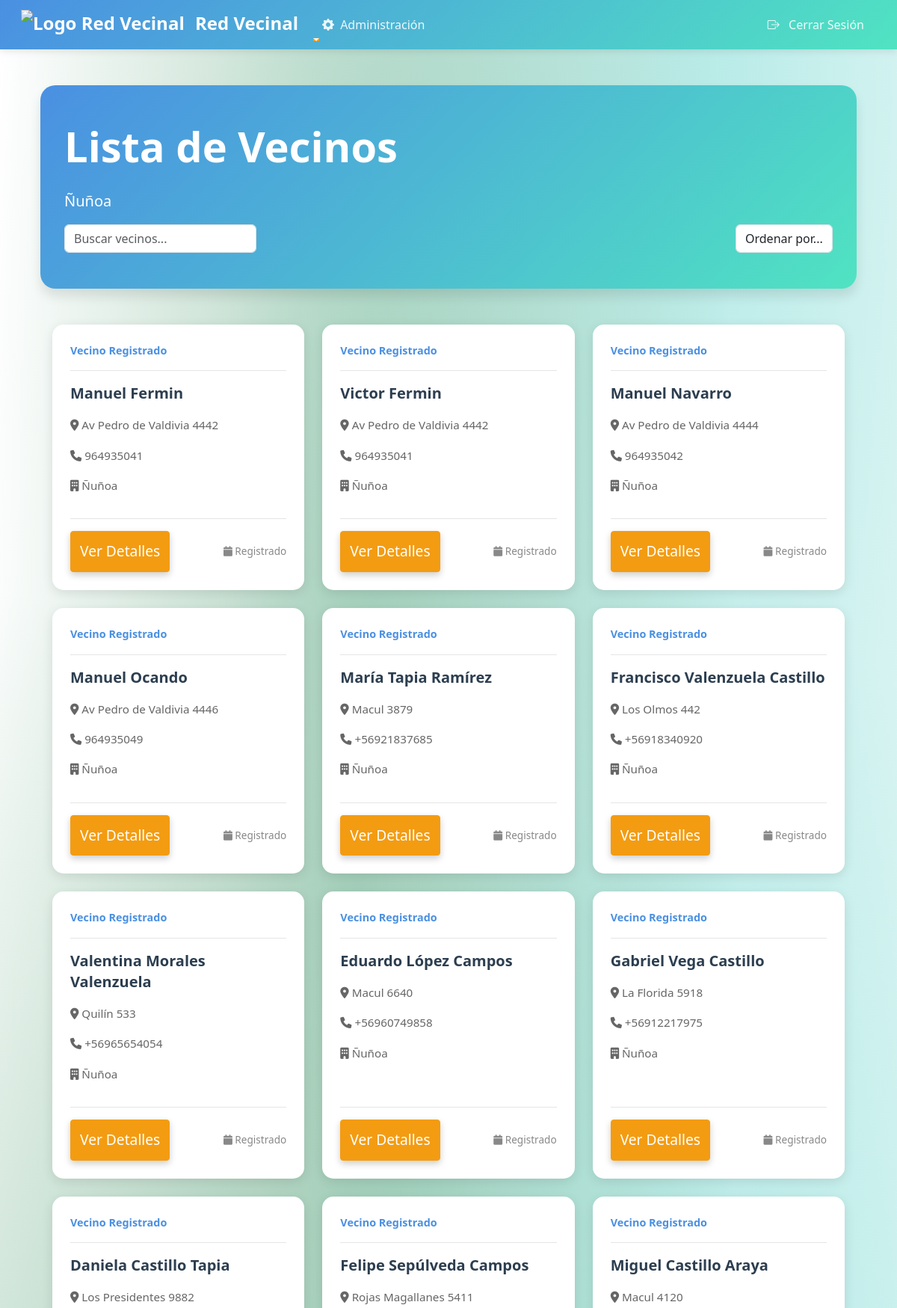
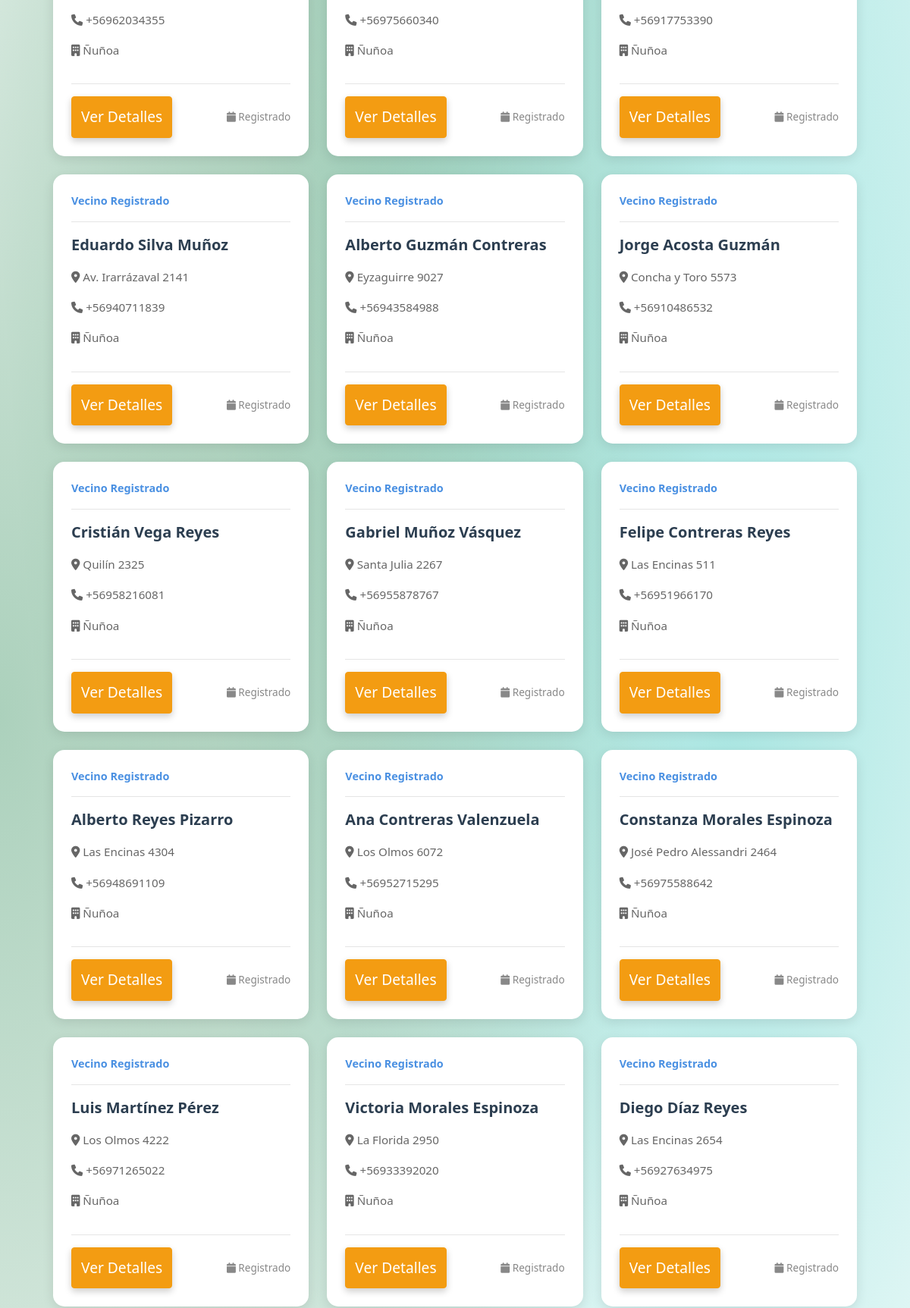
Page /vecinos/ (signed in, upper part) on the committed database (2 pictures, top to bottom).
### junta_vecinos/models.py (models this page shows, shortened)
class AdministradorComuna(models.Model):
    COMUNA_CHOICES = [
        ('ÑUÑOA', 'Ñuñoa'),
        ('PUENTE_ALTO', 'Puente Alto'),
        ('LA_FLORIDA', 'La Florida'),
    ]
    user = models.OneToOneField(User, on_delete=models.CASCADE)
    comuna = models.CharField(max_length=20, choices=COMUNA_CHOICES, unique=True)
    presidente_nombre = models.CharField(max_length=100, verbose_name="Nombre del Presidente", default="")
    presidente_apellidos = models.CharField(max_length=100, verbose_name="Apellidos del Presidente", default="")
    presidente_rut = models.CharField(max_length=12, verbose_name="RUT del Presidente", default="")
    firma_presidente = models.ImageField(
        upload_to='firmas_presidentes/',
        null=True,
        blank=True,
        verbose_name="Firma del Presidente"
    )

class Vecino(models.Model):
    COMUNA_CHOICES = [
        ('ÑUÑOA', 'Ñuñoa'),
        ('PUENTE_ALTO', 'Puente Alto'),
        ('LA_FLORIDA', 'La Florida'),
    ]
    user = models.OneToOneField(User, on_delete=models.CASCADE)
    nombres = models.CharField(max_length=255)
    apellidos = models.CharField(max_length=255)
    direccion = models.CharField(max_length=255)
    telefono = models.CharField(max_length=15)
    fecha_nacimiento = models.DateField()
    rut = models.CharField(max_length=12, unique=True)
    comuna = models.CharField(max_length=20, choices=COMUNA_CHOICES, default='ÑUÑOA')
    administrador = models.ForeignKey(AdministradorComuna, on_delete=models.SET_NULL, null=True, related_name='vecinos')

### junta_vecinos/views.py (the view)
# urls.py: path('vecinos/', views.lista_vecinos, name='lista_vecinos'),
@user_passes_test(is_admin)
@login_required
def lista_vecinos(request):
    admin = request.user.administradorcomuna
    vecinos = Vecino.objects.filter(comuna=admin.comuna)
    return render(request, 'junta_vecinos/lista_vecinos.html', {'vecinos': vecinos})

### junta_vecinos/views.py (called while the page is built)
def is_admin(user):
    return hasattr(user, 'administradorcomuna')  # Solo permite el acceso si el usuario es un superusuario (admin)

### junta_vecinos/templates/junta_vecinos/lista_vecinos.html (shortened to what this page needs)
{% extends 'junta_vecinos/base.html' %}
{% block content %}
<div class="container mt-5">
    <div class="jumbotron">
        <h1 class="display-4">Lista de Vecinos</h1>
        <p class="lead">{{ request.user.administradorcomuna.get_comuna_display }}</p>
        <div class="d-flex justify-content-between align-items-center">
            <div class="search-box">
                <input type="text" id="searchInput" class="form-control" placeholder="Buscar vecinos...">
            </div>
            <div class="filter-box">
                <select id="filterSelect" class="form-control">
                    <option value="">Ordenar por...</option>
                </select>
            </div>
        </div>
    </div>
    <div class="news-grid mt-4" id="vecinosList">
        {% for vecino in vecinos %}
        <div class="news-card vecino-card" data-name="{{ vecino.nombres }} {{ vecino.apellidos }}" data-address="{{ vecino.direccion }}">
            <div class="news-content">
                <div class="news-source">
                    <span class="news-source-name">Vecino Registrado</span>
                </div>
                <h3 class="news-title">{{ vecino.nombres }} {{ vecino.apellidos }}</h3>
                <div class="news-excerpt">
                    <p><i class="fas fa-map-marker-alt"></i> {{ vecino.direccion }}</p>
                    <p><i class="fas fa-phone"></i> {{ vecino.telefono }}</p>
                    <p><i class="fas fa-building"></i> {{ vecino.get_comuna_display }}</p>
                </div>
                <div class="news-footer">
                    <button class="btn btn-primary btn-sm ver-detalles"
                            data-nombre="{{ vecino.nombres }} {{ vecino.apellidos }}"
                            data-direccion="{{ vecino.direccion }}"
                            data-telefono="{{ vecino.telefono }}"
                            data-comuna="{{ vecino.get_comuna_display }}"
                            data-rut="{{ vecino.rut }}"
                            data-fecha="{{ vecino.fecha_nacimiento|date:'d/m/Y' }}">
                        Ver Detalles
                    </button>
                    <span class="news-time">
                        <i class="fas fa-calendar"></i> Registrado
                    </span>
                </div>
            </div>
        </div>
        {% empty %}
        <div class="empty-news">
            <p>No hay vecinos registrados en esta comuna.</p>
        </div>
        {% endfor %}
    </div>
</div>
{% endblock %}

### junta_vecinos/static/css/styles.css (style rules this page uses)
:root { --primary-color: #4a90e2; --secondary-color: #50e3c2; --accent-color: #f39c12; --background-color: #f5f7fa; --text-color: #333333; }
body { background: linear-gradient(135deg, #f5f7fa 25%, #e8f0fe 75%); background-image: radial-gradient(at 40% 20%, rgba(46, 139, 87, 0.40) 0px, transparent 50%), radial-gradient(at 80% 0%, rgba(78, 205, 196, 0.40) 0px, transparent 50%), radial-gradient(at 0% 50%, rgba(46, 139, 87, 0.40) 0px, transparent 50%), radial-gradient(at 80% 50%, rgba(78, 205, 196, 0.40) 0px, transparent 50%); min-height: 100vh; }
.btn-primary { background-color: var(--secondary-color); border-color: var(--secondary-color); transition: all 0.3s ease; }
h1, h2, h3, h4, h5, h6 { color: black; }
.btn-primary { width: auto; padding: 12px; font-size: 1.2rem; background-color: var(--accent-color); border-color: var(--accent-color); transition: all 0.3s ease; box-shadow: 0 4px 10px rgba(0, 0, 0, 0.2); }
:root { --gradient-primary: linear-gradient(135deg, #4a90e2, #50e3c2); --gradient-secondary: linear-gradient(135deg, #f39c12, #e74c3c); --shadow-sm: 0 2px 4px rgba(0,0,0,0.1); --shadow-md: 0 4px 6px rgba(0,0,0,0.1); --shadow-lg: 0 10px 15px rgba(0,0,0,0.1); --transition-base: all 0.3s ease; }
.jumbotron { background: var(--gradient-primary); border-radius: 20px; padding: 3rem 2rem; margin-bottom: 2rem; color: white; animation: fadeInScale 0.6s ease-out; box-shadow: var(--shadow-lg); }
.jumbotron h1 { color: white; font-weight: 700; margin-bottom: 1.5rem; animation: slideInFromTop 0.8s ease-out; }
.btn { position: relative; overflow: hidden; z-index: 1; transition: var(--transition-base); }
.btn::before { content: ''; position: absolute; top: 50%; left: 50%; width: 0; height: 0; background: rgba(255,255,255,0.2); border-radius: 50%; transform: translate(-50%, -50%); transition: width 0.6s ease, height 0.6s ease; z-index: -1; }
.news-grid { display: grid; grid-template-columns: repeat(auto-fit, minmax(300px, 1fr)); gap: 1.5rem; padding: 1rem; }
.news-card { display: flex; flex-direction: column; background: white; border-radius: 15px; overflow: hidden; box-shadow: 0 4px 15px rgba(0,0,0,0.1); transition: all 0.3s ease; text-decoration: none; color: inherit; height: 100%; }
.news-content { padding: 1.5rem; flex: 1; display: flex; flex-direction: column; }
.news-source { display: flex; align-items: center; margin-bottom: 1rem; padding-bottom: 1rem; border-bottom: 1px solid rgba(0,0,0,0.1); }
.news-source-name { font-size: 0.9rem; color: var(--primary-color); font-weight: 600; }
.news-title { font-size: 1.25rem; font-weight: 600; color: #2c3e50; margin: 0 0 1rem 0; line-height: 1.4; }
.news-excerpt { font-size: 0.95rem; color: #666; margin-bottom: 1rem; line-height: 1.6; flex: 1; }
.news-footer { display: flex; justify-content: space-between; align-items: center; margin-top: auto; padding-top: 1rem; border-top: 1px solid rgba(0,0,0,0.1); }
.news-time { font-size: 0.85rem; color: #888; }
.news-card { animation: newsCardIn 0.5s ease-out forwards; }
.news-grid .news-card:nth-child(2) { animation-delay: 0.2s; }
.news-grid .news-card:nth-child(3) { animation-delay: 0.4s; }

### rows in the picture
Vecino: nombres "Manuel", apellidos "Fermin", direccion "Av Pedro de Valdivia 4442", telefono "964935041", comuna "Ñuñoa"
Vecino: nombres "Victor", apellidos "Fermin", direccion "Av Pedro de Valdivia 4442", telefono "964935041", comuna "Ñuñoa"
Vecino: nombres "Manuel", apellidos "Navarro", direccion "Av Pedro de Valdivia 4444", telefono "964935042", comuna "Ñuñoa"
Vecino: nombres "Manuel", apellidos "Ocando", direccion "Av Pedro de Valdivia 4446", telefono "964935049", comuna "Ñuñoa"
Vecino: nombres "María", apellidos "Tapia Ramírez", direccion "Macul 3879", telefono "+56921837685", comuna "Ñuñoa"
Vecino: nombres "Francisco", apellidos "Valenzuela Castillo", direccion "Los Olmos 442", telefono "+56918340920", comuna "Ñuñoa"
Vecino: nombres "Valentina", apellidos "Morales Valenzuela", direccion "Quilín 533", telefono "+56965654054", comuna "Ñuñoa"
Vecino: nombres "Eduardo", apellidos "López Campos", direccion "Macul 6640", telefono "+56960749858", comuna "Ñuñoa"
Vecino: nombres "Gabriel", apellidos "Vega Castillo", direccion "La Florida 5918", telefono "+56912217975", comuna "Ñuñoa"
Vecino: nombres "Daniela", apellidos "Castillo Tapia", direccion "Los Presidentes 9882", telefono "+56962034355", comuna "Ñuñoa"
Vecino: nombres "Felipe", apellidos "Sepúlveda Campos", direccion "Rojas Magallanes 5411", telefono "+56975660340", comuna "Ñuñoa"
Vecino: nombres "Miguel", apellidos "Castillo Araya", direccion "Macul 4120", telefono "+56917753390", comuna "Ñuñoa"
Vecino: nombres "Eduardo", apellidos "Silva Muñoz", direccion "Av. Irarrázaval 2141", telefono "+56940711839", comuna "Ñuñoa"
Vecino: nombres "Alberto", apellidos "Guzmán Contreras", direccion "Eyzaguirre 9027", telefono "+56943584988", comuna "Ñuñoa"
Vecino: nombres "Jorge", apellidos "Acosta Guzmán", direccion "Concha y Toro 5573", telefono "+56910486532", comuna "Ñuñoa"
Vecino: nombres "Cristián", apellidos "Vega Reyes", direccion "Quilín 2325", telefono "+56958216081", comuna "Ñuñoa"
Vecino: nombres "Gabriel", apellidos "Muñoz Vásquez", direccion "Santa Julia 2267", telefono "+56955878767", comuna "Ñuñoa"
Vecino: nombres "Felipe", apellidos "Contreras Reyes", direccion "Las Encinas 511", telefono "+56951966170", comuna "Ñuñoa"
Vecino: nombres "Alberto", apellidos "Reyes Pizarro", direccion "Las Encinas 4304", telefono "+56948691109", comuna "Ñuñoa"
Vecino: nombres "Ana", apellidos "Contreras Valenzuela", direccion "Los Olmos 6072", telefono "+56952715295", comuna "Ñuñoa"
Vecino: nombres "Constanza", apellidos "Morales Espinoza", direccion "José Pedro Alessandri 2464", telefono "+56975588642", comuna "Ñuñoa"
Vecino: nombres "Luis", apellidos "Martínez Pérez", direccion "Los Olmos 4222", telefono "+56971265022", comuna "Ñuñoa"
Vecino: nombres "Victoria", apellidos "Morales Espinoza", direccion "La Florida 2950", telefono "+56933392020", comuna "Ñuñoa"
Vecino: nombres "Diego", apellidos "Díaz Reyes", direccion "Las Encinas 2654", telefono "+56927634975", comuna "Ñuñoa"

### other values in the picture
{{ request.user.administradorcomuna.get_comuna_display }} "Ñuñoa"
